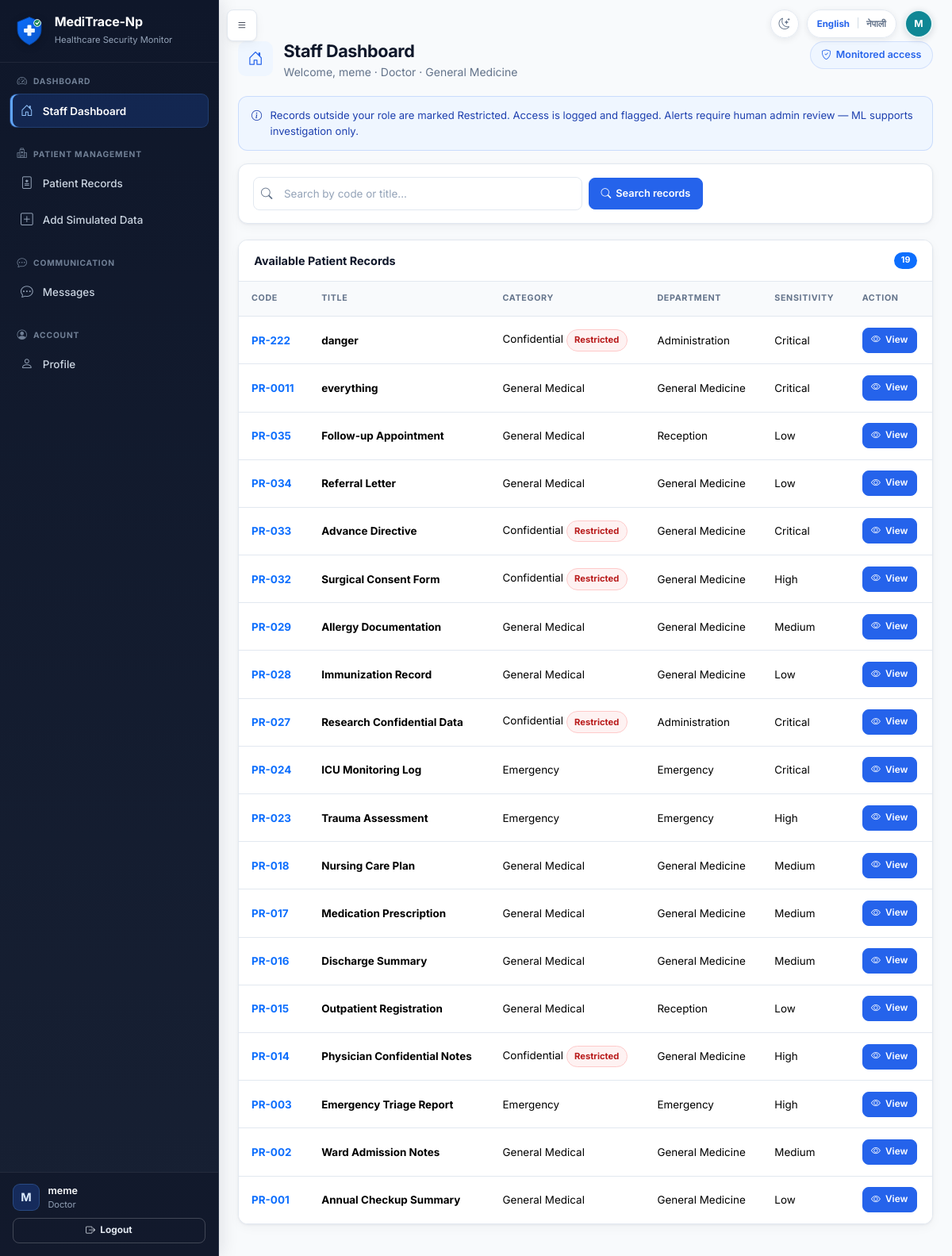
Before: /staff/dashboard (signed in) with the older database file.
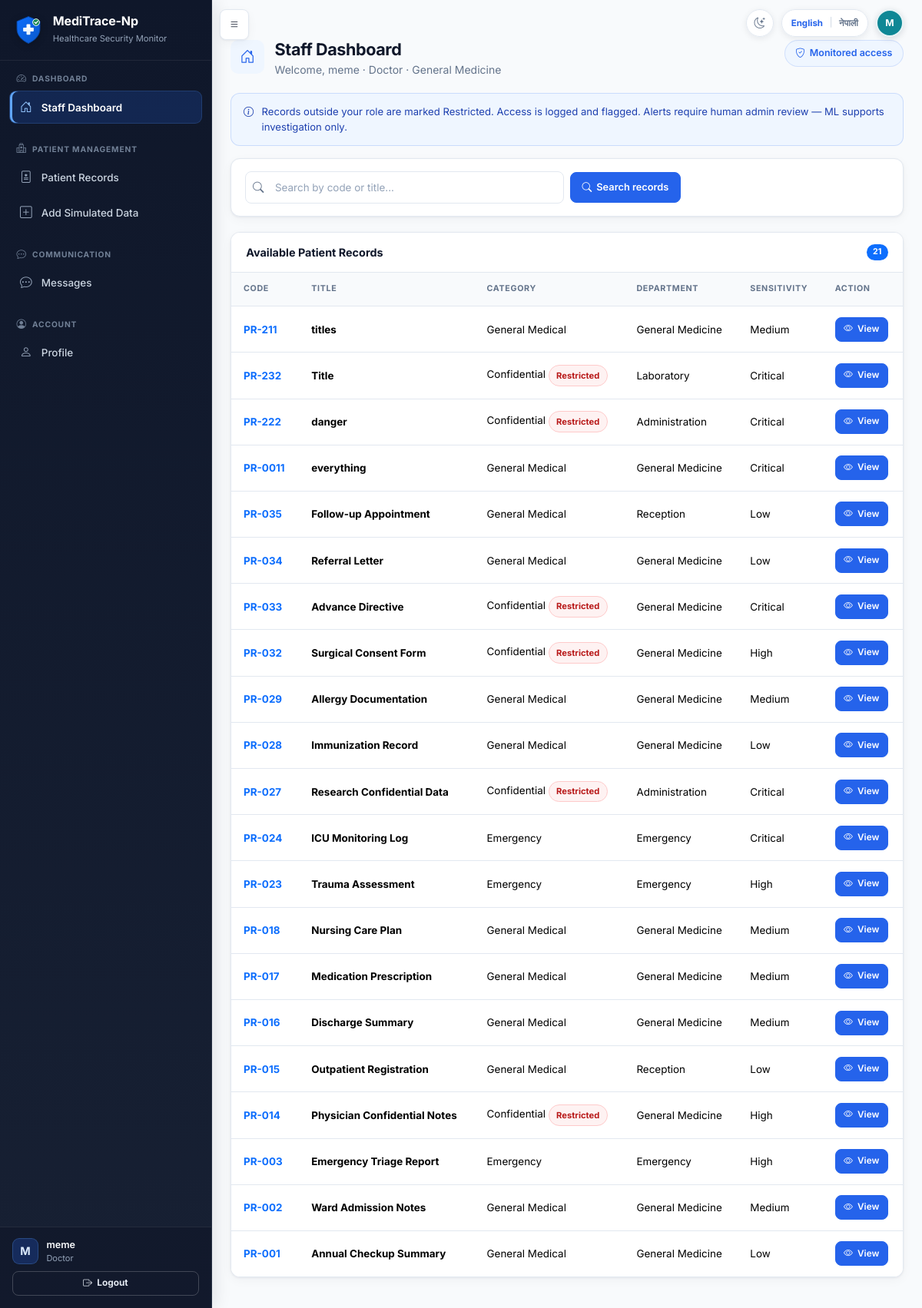
After: the same page with the newer database file.
### tables this page shows
CREATE TABLE users (
            id INTEGER PRIMARY KEY AUTOINCREMENT,
            full_name TEXT NOT NULL,
            staff_id TEXT NOT NULL UNIQUE,
            email TEXT NOT NULL UNIQUE,
            username TEXT NOT NULL UNIQUE,
            password_hash TEXT NOT NULL,
            role TEXT NOT NULL,
            department TEXT NOT NULL,
            work_start TEXT NOT NULL,
            work_end TEXT NOT NULL,
            approval_status TEXT NOT NULL DEFAULT 'pending',
            is_active INTEGER NOT NULL DEFAULT 1,
            approved_by INTEGER,
            approved_at TEXT,
            rejection_reason TEXT,
            created_at TEXT NOT NULL,
            last_login TEXT, is_deleted INTEGER NOT NULL DEFAULT 0, failed_attempts INTEGER NOT NULL DEFAULT 0, locked_until TEXT, last_failed_login TEXT, must_change_password INTEGER NOT NULL DEFAULT 0, credential_version INTEGER NOT NULL DEFAULT 0, credentials_changed_at TEXT, credentials_changed_by INTEGER, preferred_language TEXT NOT NULL DEFAULT 'en',
            FOREIGN KEY (approved_by) REFERENCES users(id)
        );

CREATE TABLE patient_records (
            id INTEGER PRIMARY KEY AUTOINCREMENT,
            patient_code TEXT NOT NULL UNIQUE,
            record_title TEXT NOT NULL,
            record_category TEXT NOT NULL,
            department TEXT NOT NULL,
            sensitivity_level TEXT NOT NULL,
            content TEXT NOT NULL,
            created_at TEXT NOT NULL
        , is_active INTEGER NOT NULL DEFAULT 1, patient_identifier TEXT, patient_name TEXT, patient_age INTEGER, patient_gender TEXT, ward TEXT, admission_date TEXT, attending_doctor TEXT, primary_condition TEXT, clinical_notes TEXT, medication_or_treatment TEXT, relevant_observations TEXT, heart_rate INTEGER, blood_pressure TEXT, temperature REAL, oxygen_saturation REAL);

### app.py (the view)
@app.route('/staff/dashboard')
@login_required
@staff_or_admin_required
def staff_dashboard():
    if current_user.is_admin_panel:
        return redirect(url_for('admin_dashboard'))
    search = request.args.get('search', '')
    allowed_categories = Config.ROLE_ACCESS.get(current_user.role) or []
    records = get_all_patient_records(
        category_filter=allowed_categories, search=search or None
    )
    for rec in records:
        rec['allowed'] = True
        rec['is_restricted'] = is_restricted_record(rec)
    return render_template('staff_dashboard.html', records=records, search=search)

### app.py (called while the page is built, shortened)
@app.context_processor
def inject_message_context():
    ep = request.endpoint
    def nav_active(*endpoints):
        return 'active' if ep in endpoints else ''
    ctx = {
        'unread_messages': [],
        'unread_message_count': 0,
        'nav_active': nav_active,
        'APP_NAME': Config.APP_NAME,
        'open_recovery_request_count': 0,
        'is_restricted_record': is_restricted_record,
        'sensitivity_label': sensitivity_display,
        'sensitivity_key': sensitivity_key,
    }
    if current_user.is_authenticated:
        ctx['unread_messages'] = get_unread_messages_for_user(current_user.id)
        ctx['unread_message_count'] = len(ctx['unread_messages'])
        if current_user.is_admin_panel:
            ctx['open_recovery_request_count'] = get_recovery_request_count(current_user)
    return ctx

@app.before_request
def enforce_credential_session_state():
    if not current_user.is_authenticated:
        return None
    stored_version = int(session.get('credential_version', 0) or 0)
    allowed = {'change_temporary_password', 'change_language', 'logout', 'static'}
    if current_user.must_change_password and request.endpoint not in allowed:
        flash('You must replace your temporary password before continuing.', 'warning')
        return redirect(url_for('change_temporary_password'))
    return None

### auth.py (called while the page is built)
def load_user(user_id):
    user_dict = get_user_by_id(int(user_id))
    if user_dict is None:
        return None
    if (
        user_dict['approval_status'] != 'approved'
        or not user_dict['is_active']
        or user_dict.get('is_deleted', 0)
    ):
        return None
    return User(user_dict)

def staff_or_admin_required(f):
    @wraps(f)
    def decorated(*args, **kwargs):
        if not current_user.is_authenticated:
            return redirect(url_for('login'))
        if not current_user.is_approved:
            flash(_('Your account is not authorized.'), 'danger')
            return redirect(url_for('login'))
        return f(*args, **kwargs)
    return decorated

    @property
    def is_admin_panel(self):
        return self.role in Config.ADMIN_PANEL_ROLES

    @property
    def is_approved(self):
        return (
            self.approval_status == 'approved'
            and self.is_active_account
            and not self.is_deleted
        )

### i18n.py (called while the page is built)
def get_locale() -> str:
    if not has_request_context():
        return DEFAULT_LOCALE
    return normalize_locale(getattr(g, "locale", None)) or resolve_locale()

### templates/staff_dashboard.html (shortened to what this page needs)
{% extends "base.html" %}
{% from "macros.html" import page_header, sensitivity_pill %}
{% block content %}
<div class="app-page">
{{ page_header('Staff Dashboard', _('Welcome, {name}', name=current_user.full_name) ~ ' · ' ~ tr_display(current_user.role) ~ ' · ' ~ tr_display(current_user.department), 'bi-house-door', 'Monitored access', 'bi-shield-check') }}
<div class="alert alert-info">
    <i class="bi bi-info-circle"></i> Records outside your role are marked Restricted. Access is logged and flagged.
    Alerts require human admin review — ML supports investigation only.
</div>
<div class="card filter-card"><div class="card-body">
<form class="row g-2 align-items-center" method="GET">
    <div class="col-md-8 col-lg-6 search-control">
        <input type="search" name="search" class="form-control" placeholder="Search by code or title..." value="{{ search }}">
    </div>
    <div class="col-md-auto">
        <button type="submit" class="btn btn-primary"><i class="bi bi-search"></i>Search records</button>
    </div>
</form>
</div></div>
<div class="card">
    <div class="card-header"><span>Available Patient Records</span><span class="badge bg-primary">{{ records|length }}</span></div>
    <div class="table-responsive">
        <table class="table table-hover mb-0">
            <thead>
                <tr>
                    <th>Code</th>
                    <th>Title</th>
                    <th>Category</th>
                    <th>Department</th>
                    <th>Sensitivity</th>
                    <th>Action</th>
                </tr>
            </thead>
            <tbody>
                {% for r in records %}
                <tr class="{{ 'table-warning' if not r.allowed else '' }}">
                    <td><strong class="text-primary">{{ r.patient_code }}</strong></td>
                    <td><strong data-no-translate>{{ r.record_title }}</strong></td>
                    <td>{{ tr_display(r.record_category) }}{% if r.is_restricted %} <span class="status-pill status-critical">Restricted</span>{% endif %}</td>
                    <td>{{ tr_display(r.department) }}</td>
                    <td>{{ sensitivity_pill(r.sensitivity_level) }}</td>
                    <td><a href="{{ url_for('record_detail', record_id=r.id) }}" class="btn btn-sm btn-primary"><i class="bi bi-eye"></i>View</a></td>
                </tr>
                {% else %}
                <tr><td colspan="6" class="text-center text-muted">No records found for your role.</td></tr>
                {% endfor %}
            </tbody>
        </table>
    </div>
</div>
</div>
{% endblock %}

### templates/base.html (shortened to what this page needs)
<!DOCTYPE html>
<html lang="{{ current_locale|default('en') }}" data-theme="light">
<head>
    <link href="https://cdn.jsdelivr.net/npm/bootstrap@5.3.2/dist/css/bootstrap.min.css" rel="stylesheet">
    <link href="https://cdn.jsdelivr.net/npm/bootstrap-icons@1.11.1/font/bootstrap-icons.css" rel="stylesheet">
    <link href="{{ url_for('static', filename='css/style.css') }}" rel="stylesheet">
    <link href="{{ url_for('static', filename='css/explainability.css') }}" rel="stylesheet">
    <link href="{{ url_for('static', filename='css/theme.css') }}" rel="stylesheet">
</head>
<body class="{% if current_user.is_authenticated %}has-sidebar{% endif %}">
    {% set language_return_path = request.full_path if request.query_string else request.path %}
    {% macro language_switch(extra_class='') %}
    <form method="POST" action="{{ url_for('change_language') }}" class="language-switch {{ extra_class }}" aria-label="{{ _('Switch language') }}">
        <button type="submit" name="language" value="en" class="language-option{% if current_locale == 'en' %} active{% endif %}" lang="en" aria-pressed="{{ 'true' if current_locale == 'en' else 'false' }}">English</button>
        <span class="language-divider" aria-hidden="true">|</span>
        <button type="submit" name="language" value="ne" class="language-option{% if current_locale == 'ne' %} active{% endif %}" lang="ne" aria-pressed="{{ 'true' if current_locale == 'ne' else 'false' }}">नेपाली</button>
    </form>
    {% endmacro %}
    {% macro theme_toggle(extra_class='') %}
    <button
        type="button"
        class="theme-toggle {{ extra_class }}"
        aria-label="{{ _('Switch to Dark Mode') }}"
        aria-pressed="false"
        title="{{ _('Switch to Dark Mode') }}"
        data-label-dark="{{ _('Switch to Dark Mode') }}"
        data-label-light="{{ _('Switch to Light Mode') }}"
    ><i class="bi bi-moon-stars" aria-hidden="true"></i></button>
    {% endmacro %}
    {% if current_user.is_authenticated %}
    {% from "macros.html" import user_initials %}
    {% set avatar_name = current_user.full_name|default('', true)|trim %}
    {% if not avatar_name %}{% set avatar_name = current_user.display_name|default('', true)|trim %}{% endif %}
    {% if not avatar_name %}{% set avatar_name = current_user.username|default('User', true)|trim %}{% endif %}
    <button type="button" class="btn btn-dark sidebar-toggle-btn" id="sidebarToggle" aria-label="{{ _('Toggle navigation') }}">
        <i class="bi bi-list"></i>
    </button>
    <div class="authenticated-header-actions" aria-label="{{ _('Current user') }}">
        {{ theme_toggle() }}
        {{ language_switch() }}
        <span
            class="header-user-avatar"
            role="img"
            aria-label="{{ _('Signed in as {name}', name=avatar_name) }}"
            title="{{ avatar_name }}"
        >{{ user_initials(current_user) }}</span>
    </div>
    <aside class="sidebar" id="sidebar">
        <div class="sidebar-brand">
            <img src="{{ url_for('static', filename='images/meditrace-logo.svg') }}" alt="{{ APP_NAME|default('MediTrace-Np') }}" class="brand-logo">
            <div>
                <h5 class="text-white mb-0 brand-title">{{ APP_NAME|default('MediTrace-Np') }}</h5>
                <small class="text-muted">Healthcare Security Monitor</small>
            </div>
        </div>
        <div class="sidebar-nav-scroll">
            {% import "sidebar_macros.html" as sidebar with context %}
            {% if current_user.is_admin_panel %}
                {{ sidebar.admin_sidebar() }}
            {% else %}
                {{ sidebar.staff_sidebar() }}
            {% endif %}
        </div>
        <div class="sidebar-footer">
            <div class="sidebar-user-summary">
                <span class="sidebar-user-avatar" aria-hidden="true">{{ current_user.full_name[:1]|upper }}</span>
                <div class="sidebar-user-copy">
                    <div class="small text-muted sidebar-user-name">{{ current_user.full_name }}</div>
                    <div class="small text-muted sidebar-user-role">{{ tr_display(current_user.role) }}</div>
                </div>
            </div>
            <a href="{{ url_for('logout') }}" class="btn btn-outline-light btn-sm mt-2 w-100 fw-bold">
                <i class="bi bi-box-arrow-right"></i> Logout
            </a>
        </div>
    </aside>
    <main class="main-content" id="mainContent">
    {% else %}
    <div class="public-header-actions">
        {{ theme_toggle('public-theme-toggle') }}
        {{ language_switch('public-language-switch') }}
    </div>
    <main class="auth-main container py-4">
    {% endif %}
            {% block content %}{% endblock %}
    {% if current_user.is_authenticated %}
    </main>
    {% else %}
    </main>
    {% endif %}
</body>
</html>

### templates/macros.html (shortened to what this page needs)
{% macro page_header(title, subtitle, icon, badge=None, badge_icon='bi-shield-check') %}
<header class="app-page-header">
    <div class="app-page-header-left">
        <div class="app-page-icon" aria-hidden="true"><i class="bi {{ icon }}"></i></div>
        <div>
            <h1 class="app-page-title">{{ _(title) }}</h1>
            {% if subtitle %}<p class="app-page-subtitle">{{ _(subtitle) }}</p>{% endif %}
        </div>
    </div>
    {% if badge %}
    <span class="app-page-badge"><i class="bi {{ badge_icon }}"></i>{{ _(badge) }}</span>
    {% endif %}
</header>
{% endmacro %}
{% macro user_initials(user) -%}
{% set full_name = user.full_name|default('', true)|trim %}
{% set display_name = user.display_name|default('', true)|trim %}
{% set username = user.username|default('', true)|trim %}
{% set initials_source = full_name or display_name or username %}
{% set name_parts = initials_source.split() %}
{% if name_parts|length > 1 %}{{ (name_parts[0][0] ~ name_parts[-1][0])|upper }}
{% elif name_parts|length == 1 %}{{ name_parts[0][0]|upper }}
{% else %}?{% endif %}
{%- endmacro %}
{% macro sensitivity_pill(level) %}
{% set key = sensitivity_key(level) %}
{% if key == 'critical' %}
<span class="pr-sensitivity pr-sensitivity-critical">{{ tr_display(sensitivity_label(level)) }}</span>
{% elif key == 'high' %}
<span class="pr-sensitivity pr-sensitivity-high">{{ tr_display(sensitivity_label(level)) }}</span>
{% elif key == 'medium' %}
<span class="pr-sensitivity pr-sensitivity-medium">{{ tr_display(sensitivity_label(level)) }}</span>
{% elif key == 'low' %}
<span class="pr-sensitivity pr-sensitivity-low">{{ tr_display(sensitivity_label(level)) }}</span>
{% else %}
<span class="pr-sensitivity pr-sensitivity-neutral"><span class="pr-dot" aria-hidden="true"></span>{{ tr_display(sensitivity_label(level)) }}</span>
{% endif %}
{% endmacro %}

### templates/sidebar_macros.html (shortened to what this page needs)
{% macro section_header(icon, title) %}
<div class="sidebar-section-header">
    <i class="bi {{ icon }}"></i>
    <span>{{ _(title) }}</span>
</div>
{% endmacro %}
{% macro staff_sidebar() %}
<ul class="nav flex-column sidebar-nav">
    {{ section_header('bi-speedometer2', 'Dashboard') }}
    <li class="nav-item">
        <a class="nav-link {{ nav_active('staff_dashboard') }}" href="{{ url_for('staff_dashboard') }}">
            <i class="bi bi-house-door"></i><span>Staff Dashboard</span>
        </a>
    </li>
    {{ section_header('bi-hospital', 'Patient Management') }}
    <li class="nav-item">
        <a class="nav-link {{ nav_active('patient_records', 'record_detail') }}" href="{{ url_for('patient_records') }}">
            <i class="bi bi-file-medical"></i><span>Patient Records</span>
        </a>
    </li>
    <li class="nav-item">
        <a class="nav-link {{ nav_active('simulated_patient_data') }}" href="{{ url_for('simulated_patient_data') }}">
            <i class="bi bi-plus-square"></i><span>Add Simulated Data</span>
        </a>
    </li>
    {{ section_header('bi-chat-dots', 'Communication') }}
    <li class="nav-item">
        <a class="nav-link {{ nav_active('user_messages') }}" href="{{ url_for('user_messages') }}">
            <i class="bi bi-chat-dots"></i><span>Messages</span>
        </a>
    </li>
    {{ section_header('bi-person-circle', 'Account') }}
    <li class="nav-item">
        <a class="nav-link {{ nav_active('staff_profile') }}" href="{{ url_for('staff_profile') }}">
            <i class="bi bi-person"></i><span>Profile</span>
        </a>
    </li>
</ul>
{% endmacro %}

### static/css/theme.css (style rules this page uses)
.theme-toggle { width: 36px; height: 36px; display: inline-flex; align-items: center; justify-content: center; flex: 0 0 36px; padding: 0; color: var(--app-muted); background: rgba(255, 255, 255, 0.94); border: 1px solid var(--app-border); border-radius: 999px; box-shadow: 0 2px 8px rgba(15, 23, 42, 0.08); font-size: 0.9rem; line-height: 1; cursor: pointer; transition: color 0.15s ease, background 0.15s ease, border-color 0.15s ease; }

Changed rows visible on the page:
added patient_records: patient_code "PR-211", record_title "titles", record_category "General Medical", department "General Medicine", sensitivity_level "Medium"
added patient_records: patient_code "PR-232", record_title "Title", record_category "Confidential", shows "Restricted", department "Laboratory", sensitivity_level "Critical"
Other visible differences:
{{ records|length }}: "19" → "21"
